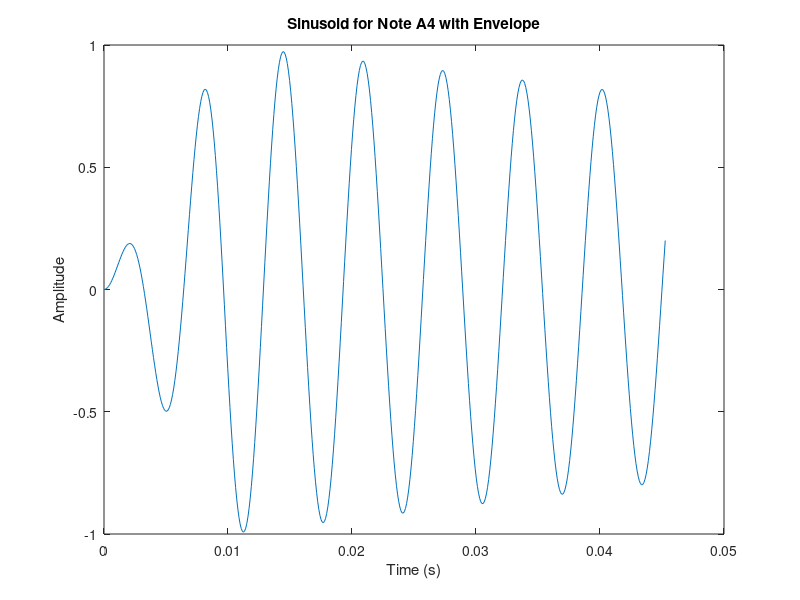

This chart was generated by the following MATLAB code: (Note: this script raises an error after producing the figure.)
% Step 1: Determine sampling frequency
Fs = 11025; % Sampling frequency in Hz
Ts = 1 / Fs; % Sampling period in seconds

% Step 2: Load note data and determine frequencies
load('bach_fugue.mat'); % Load the data file
voices = theVoices; % Extract the voices structure
bpm = 120; % Define tempo in beats per minute
beats_per_second = bpm / 60;
seconds_per_beat = 1 / beats_per_second;
seconds_per_pulse = seconds_per_beat / 4;


% Step 3: Synthesize waveform for all notes
% Pre-allocate a large array for the entire piece
total_duration = 30; % Assume a maximum duration of 30 seconds for the piece
y = zeros(1, round(total_duration * Fs));

% Loop through each voice (melody)
for i = 1:length(voices)
    noteNumbers = voices(i).noteNumbers;
    startPulses = voices(i).startPulses;
    durations = voices(i).durations;
    
    % Loop through each note in the voice
    for j = 1:length(noteNumbers)
        keyNumber = noteNumbers(j);
        startPulse = startPulses(j);
        durationPulse = durations(j);
        
        % Calculate the frequency of the note
        f = 440 * 2^((keyNumber - 49) / 12);
        
        % Calculate the start time and duration in seconds
        startTime = startPulse * seconds_per_pulse;
        durationTime = durationPulse * seconds_per_pulse;
        
        % Generate the time vector for this note
        t = 0:Ts:durationTime - Ts; % Adjusted to ensure correct length
        
        % Synthesize the note as a sinusoid
        note = sin(2 * pi * f * t);
        
        % Apply envelope (ADSR)
        A = 0.01; % Attack time in seconds
        D = 0.05; % Decay time in seconds
        S = 0.7; % Sustain level (amplitude)
        R = 0.2; % Release time in seconds
        % Ensure the lengths of envelope and note match
        len_A = round(A * Fs);
        len_D = round(D * Fs);
        len_R = round(R * Fs);
        len_S = length(note) - len_A - len_D - len_R;
        
        if len_S < 0
            len_S = 0;
            len_R = length(note) - len_A - len_D;
            if len_R < 0
                len_D = length(note) - len_A;
                len_R = 0;
                if len_D < 0
                    len_A = length(note);
                    len_D = 0;
                    len_R = 0;
                end
            end
        end
        
        E = [linspace(0, 1, len_A), ...
             linspace(1, S, len_D), ...
             S * ones(1, len_S), ...
             linspace(S, 0, len_R)];
        
        % Ensure the envelope matches the length of the note
        E = E(1:length(note));
        
        note_enveloped = note .* E;
        
        % Determine the start index in the output array
        startIndex = round(startTime * Fs) + 1;
        endIndex = startIndex + length(note_enveloped) - 1;
        
        % Add the synthesized note to the output array
        y(startIndex:endIndex) = y(startIndex:endIndex) + note_enveloped;
    end
end

% Normalize the output
y = y / max(abs(y));

% Play the synthesized music
soundsc(y, Fs);

% Write the audio to a WAV file
filename ='synthesized_music.wav';
audiowrite(filename, y, Fs);

% Plot a few periods of the first note for illustration
figure;
plot(t(1:500), note_enveloped(1:500)); % Plot a few periods of the note
title('Sinusoid for Note A4 with Envelope');
xlabel('Time (s)');
ylabel('Amplitude');

% Spectrogram of the synthesized music
figure;
spectrogram(y, 512, [], [], Fs, 'yaxis');
title('Spectrogram of Synthesized Music');
zoom on;



% Plotting four different notes on separate pages
noteIndices = [1, 10, 20, 30]; % Example indices for four different notes
figureTitles = {'First Note', 'Second Note', 'Third Note', 'Fourth Note'};

for i = 1:4
    % Re-synthesize the individual note for plotting
    keyNumber = voices(1).noteNumbers(noteIndices(i));
    startPulse = voices(1).startPulses(noteIndices(i));
    durationPulse = voices(1).durations(noteIndices(i));
    
    f = 440 * 2^((keyNumber - 49) / 12);
    startTime = startPulse * seconds_per_pulse;
    durationTime = durationPulse * seconds_per_pulse;
    t = 0:Ts:durationTime - Ts;
    note = sin(2 * pi * f * t);
    
    A = 0.01; D = 0.05; S = 0.7; R = 0.2;
    len_A = round(A * Fs);
    len_D = round(D * Fs);
    len_R = round(R * Fs);
    len_S = length(note) - len_A - len_D - len_R;
    if len_S < 0
        len_S = 0;
        len_R = length(note) - len_A - len_D;
        if len_R < 0
            len_D = length(note) - len_A;
            len_R = 0;
            if len_D < 0
                len_A = length(note);
                len_D = 0;
                len_R = 0;
            end
        end
    end
    E = [linspace(0, 1, len_A), ...
         linspace(1, S, len_D), ...
         S * ones(1, len_S), ...
         linspace(S, 0, len_R)];
    E = E(1:length(note));
    
    note_enveloped = note .* E;
    
    % Create a new figure for each note
    figure;
    plot(t(1:500), note_enveloped(1:500));
    title(sprintf('Sinusoid for Note %d with Envelope', keyNumber));
    xlabel('Time (s)');
    ylabel('Amplitude');
end
